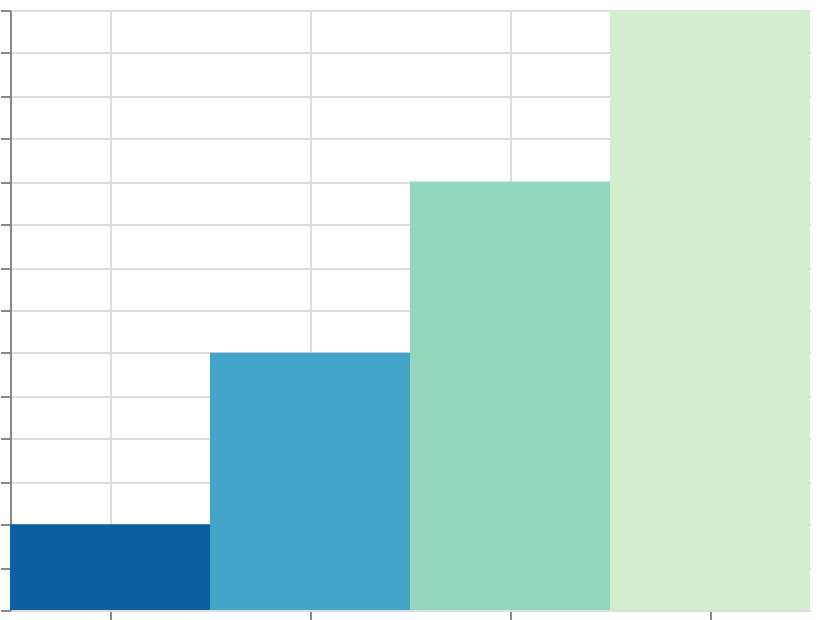

Specify this chart in Vega-Lite:
### Vega specification from a JSON file in a GitHub repository (floating-point values rounded to 4 significant figures)
{"$schema": "https://vega.github.io/schema/vega/v6.json", "width": 400, "height": 300, "padding": 5, "autosize": "none", "data": [{"name": "table", "values": [{"cat": "A", "val": 10}, {"cat": "B", "val": 30}, {"cat": "C", "val": 50}, {"cat": "D", "val": 70}]}], "scales": [{"name": "x", "type": "band", "domain": {"data": "table", "field": "cat", "sort": true}, "range": "width"}, {"name": "y", "type": "linear", "domain": {"data": "table", "field": "val"}, "range": [{"signal": "height"}, 0], "zero": true, "nice": true}, {"name": "color", "type": "sequential", "domain": {"data": "table", "field": "val"}, "scheme": "greenblue", "reverse": true}], "marks": [{"type": "rect", "from": {"data": "table"}, "encode": {"update": {"x": {"scale": "x", "field": "cat"}, "width": {"scale": "x", "band": 1}, "y": {"scale": "y", "field": "val"}, "y2": {"scale": "y", "value": 0}, "fill": {"scale": "color", "field": "val"}}}}], "axes": [{"scale": "x", "orient": "bottom", "grid": true, "labels": false}, {"scale": "y", "orient": "left", "grid": true, "labels": false}], "legends": [{"fill": "color"}]}
